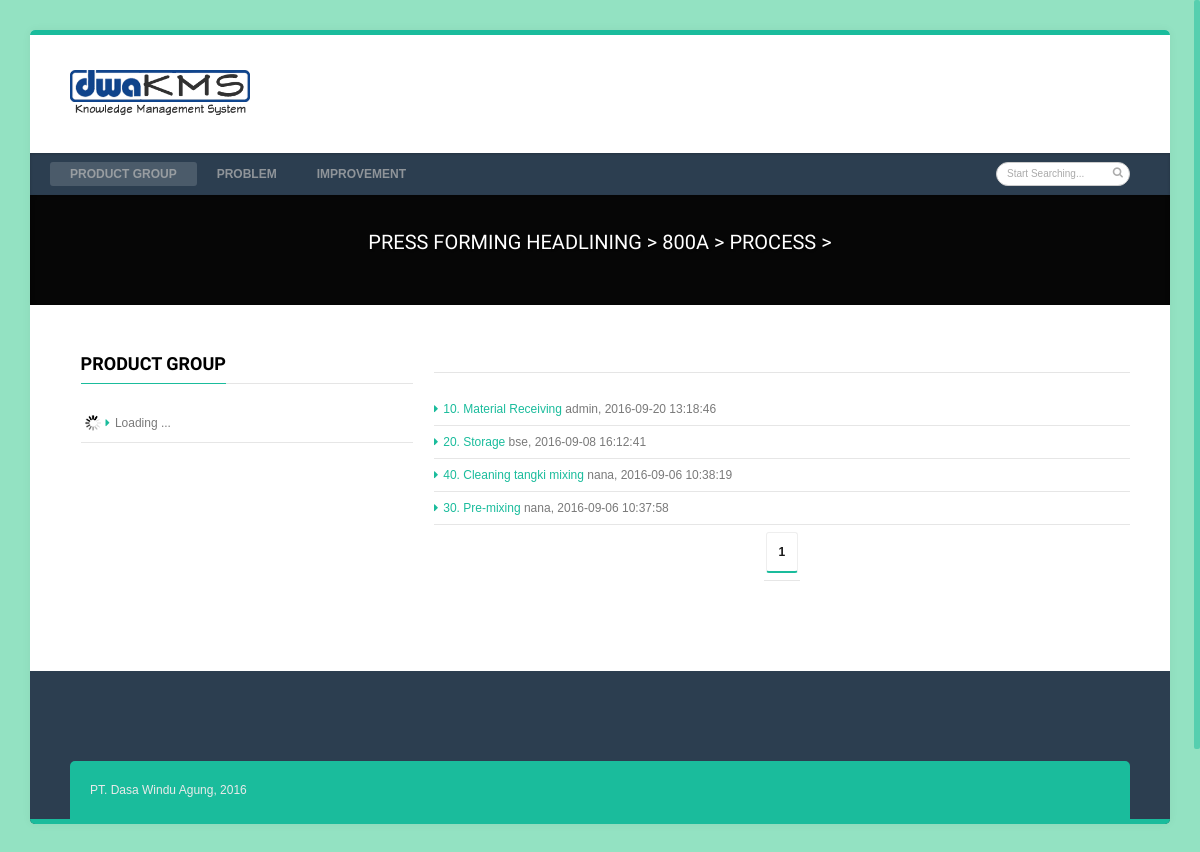
/list_article.php?cat_id=27, run on the app's committed database.
### tables this page shows
CREATE TABLE IF NOT EXISTS `tbl_categories` (
  `id` bigint(20) NOT NULL AUTO_INCREMENT,
  `name` varchar(255) DEFAULT NULL,
  `text` varchar(255) DEFAULT NULL,
  `parent_id` bigint(20) DEFAULT NULL,
  `rec_user` varchar(255) DEFAULT NULL,
  `rec_datetime` datetime DEFAULT NULL,
  PRIMARY KEY (`id`)
);

### function/breadcrumb.php (the view)
<?php
	function printbreadcrumb($category_id) {
		include('function/connect_db.php');
		$sql = "select * from tbl_categories where id = '".$category_id."'";
		$res = mysqli_query($conn, $sql);
		$row = mysqli_fetch_array($res, MYSQLI_ASSOC);
		if ($row['parent_id']) {
			printbreadcrumb($row['parent_id']);
		}
		echo $row['text'].' > ';
		return;
	}
?>

### css/custom-styles.css (style rules this page uses)
body { font-family: arial, Helvetica, Arial, sans-serif; font-size: 12px; font-weight: normal; color: #7A7A7A; background-color:#FFFFFF !important; background-image:url(../images/background.png); -webkit-background-size: cover; -moz-background-size: cover; -o-background-size: cover; background-size: cover; background-attachment:fixed; overflow:hidden; }

### data on the page
tbl_categories: text "PRESS FORMING HEADLINING"
tbl_categories: text "800A"
tbl_categories: text "PROCESS"

### other printed values
$data['title'] "10. Material Receiving"
$data['rec_user'] "admin"
$data['rec_datetime'] "2016-09-20 13:18:46"
$data['title'] "20. Storage"
$data['rec_user'] "bse"
$data['rec_datetime'] "2016-09-08 16:12:41"
$data['title'] "40. Cleaning tangki mixing"
$data['rec_user'] "nana"
$data['rec_datetime'] "2016-09-06 10:38:19"
$data['title'] "30. Pre-mixing"
$data['rec_datetime'] "2016-09-06 10:37:58"
